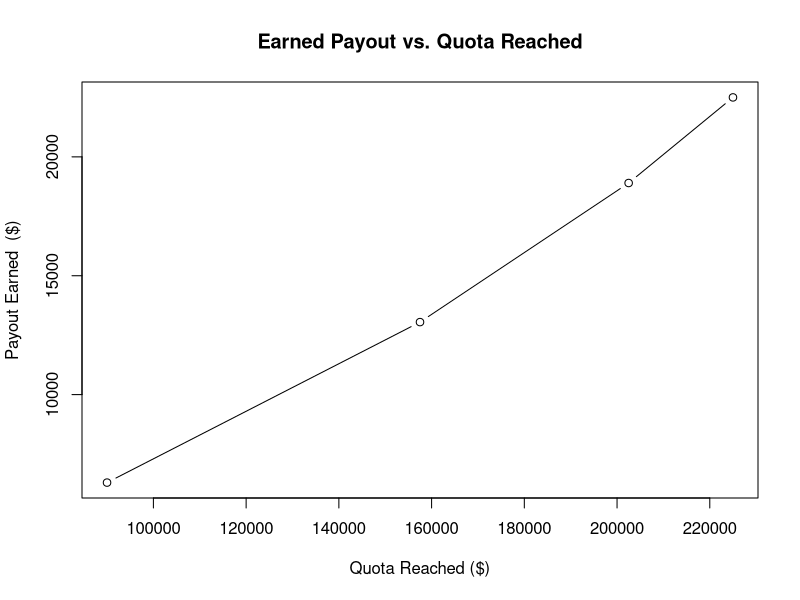
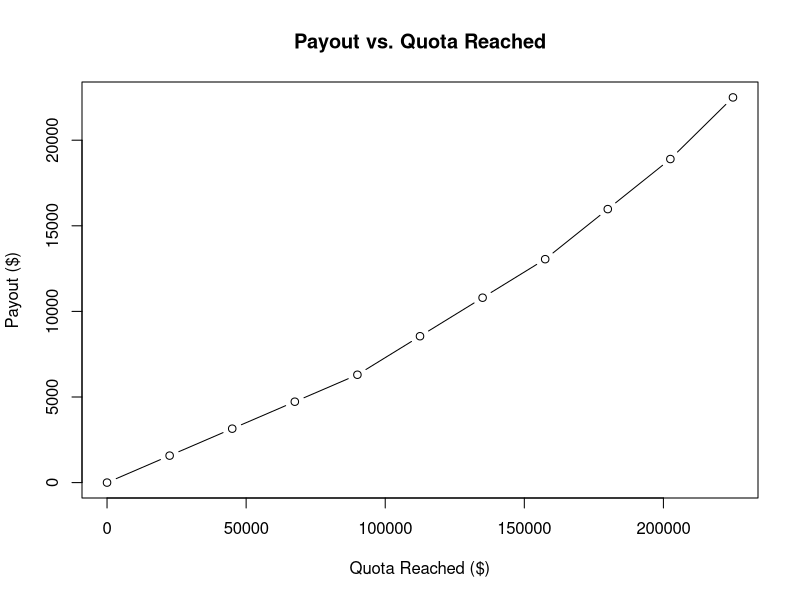

The R source for these figures, in order:
## ---- chunk 1
# Create data frame
df <- data.frame(Bracket = c("Bracket1", "Bracket2", "Bracket3", "Bracket4"),
                 QPer = c(.4, .3, .2, .1),
                 QPay = c(.07, .10, .13, .16)
                 )

# Quarterly quota is $225,000. Calculate payout at full quota.
Earnings <- 225000*df$QPer
Payout <- 225000*df$QPer*df$QPay
Quota <- cumsum(Earnings)
FullPay <- cumsum(Payout)
df<- data.frame(df, Quota, FullPay)
print.data.frame(df)
## ---- chunk 2
Payday <- function(x){
  earns <- x*225000
  if (earns <= df$Quota[1]){
    return(earns*df$QPay[1])
  }
  else if (earns <= df$Quota[2]){
    earnsf = (earns - df$Quota[1])*df$QPay[2] 
    return(df$FullPay[1] + earnsf)
  }
  else if (earns <= df$Quota[3]){
    earnsf = (earns - df$Quota[2])*df$QPay[3] 
    return(df$FullPay[2] + earnsf)
  }
  else{
    earnsf = (earns - df$Quota[3])*df$QPay[4] 
    return(df$FullPay[3] + earnsf)
  }
}

#Test function
Payday(.5)
## ---- chunk 3
#apply Payday function to df2
df2 <- data.frame(PerQuota = seq(0,1,.1))
Payout <- apply(df2, 1, Payday)
df2 <- data.frame(df2, Payout)
print.data.frame(df2)

## ---- chunk 4
plot(df$Quota,df$FullPay,type="b" ,main = "Earned Payout vs. Quota Reached", xlab="Quota Reached ($)", ylab="Payout Earned  ($)")
## ---- chunk 5
plot(225000*df2$PerQuota,df2$Payout, type="b" , main = "Payout vs. Quota Reached", xlab="Quota Reached ($)", ylab="Payout ($)")
